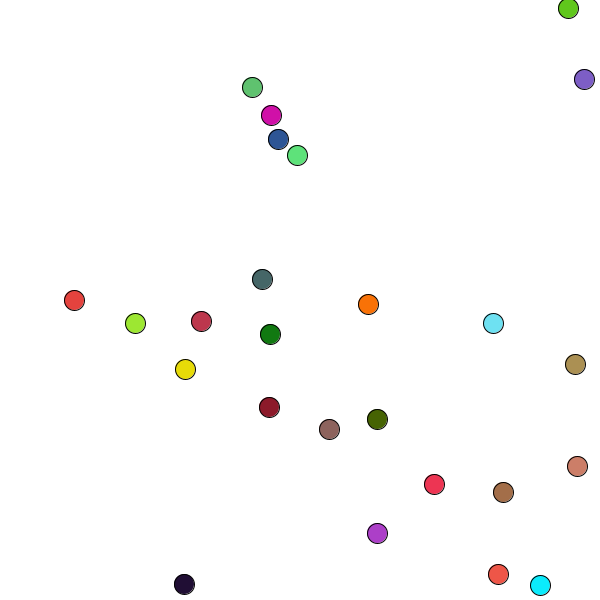
Frame 1 (no input)
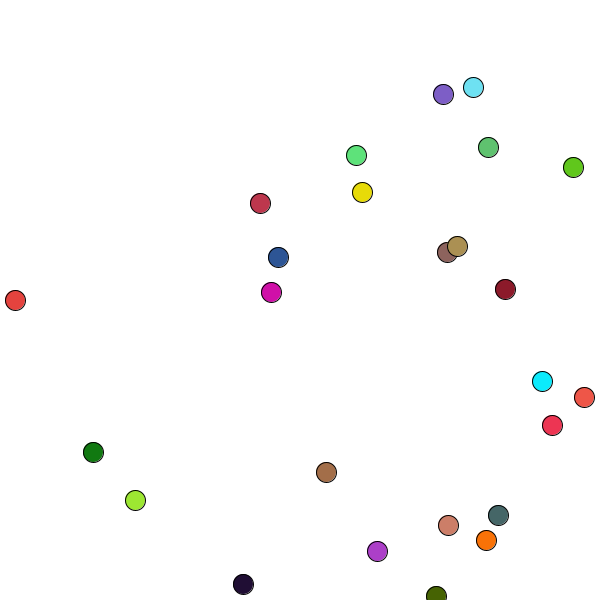
Frame 60 (the mouse pressed at the canvas centre just before this capture)
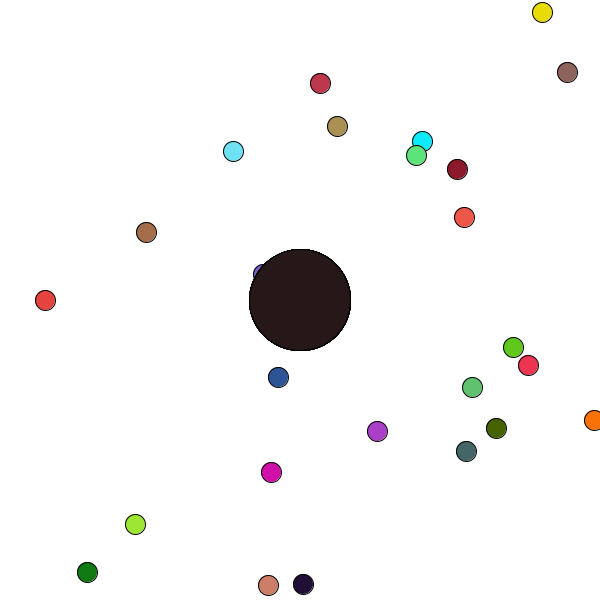
Frame 120 (the mouse held since frame 60 and released just before this capture)

The Processing sketch that drew these frames (run headless with seeded random() and noise(); from frame 60 on, the mouse is pressed at the canvas centre):

// Processing sketch: ChainReaction
// ── ChainReaction.pde
Ball[] balls;
boolean reactionStarted;
Ball bomb = new Ball();  


void setup() {
  size( 600, 600 );
  reactionStarted = false;
  balls = new Ball[25];
  for( int i = 0; i < balls.length; i++ ) {
    balls[i] = new Ball(); //randomize position and velocity
  }
}

void draw() {
  background(255);
  for( int i = 0; i < balls.length; i++ ) {
    balls[i].display(); //reset graphics or animate
    balls[i].move();
    if ( mousePressed ) {
      bomb();
    }
    if (bomb.size > 100) {
      bomb.state = "shrink";
      bomb.size--;
    }
    bomb.move();
    if ( reactionStarted == true ) {
      bomb.display();
    }
  }
}

void bomb() {
  reactionStarted = true;
  bomb.xpos = mouseX;
  bomb.ypos = mouseY;
  bomb.display();
  bomb.state = "expand";
}

// ── Ball.pde
class Ball {
  
  color c1, c2, c3;
  int xpos, ypos, xvel, yvel, size;
  String state; //"normal", "expand", "shrink", "dead"
  
  Ball() { //assign random values to vars
    c1 = (int)(Math.random() * 255 + 1);
    c2 = (int)(Math.random() * 255 + 1);
    c3 = (int)(Math.random() * 255 + 1);
    xpos = (int)(Math.random() * 600);
    ypos = (int)(Math.random() * 600);
    xvel = (int)(Math.random() * 10 - 5);
    yvel = (int)(Math.random() * 10 - 5);
    size = 20;
    state = "normal";
  }
  
  Ball( int x, int y ) { //only for bomb
    c1 = 0;
    c2 = 0;
    c3 = 0;
    xpos = x;
    ypos = y;
    xvel = 0;
    yvel = 0;
    size = 1;
    state = "expand";
  }
  
  void display() { //set up
    fill(c1,c2,c3);
    ellipse( xpos, ypos, size, size );
  }
  
  void move() {
    if( state.equals( "normal" ) ) {
      xpos += xvel;
      if( xpos >= 600 || xpos <= 0 ) { // if the ball reaches boundary
        xvel *= -1; //reflect
      }
      ypos += yvel;
      if( ypos >= 600 || ypos <= 0 ) {
        yvel *= -1;
      }
    }
    else if( state.equals( "expand" ) ) {
      size++;
      if( size >= 150 ) { //maximum size
        state = "shrink";
      }
    }
    else if( state.equals( "shrink" ) ) {
      size--;
      if( size <= 0 ) {
        state = "dead";
      }
    }
  }
    
} //ends Ball class
